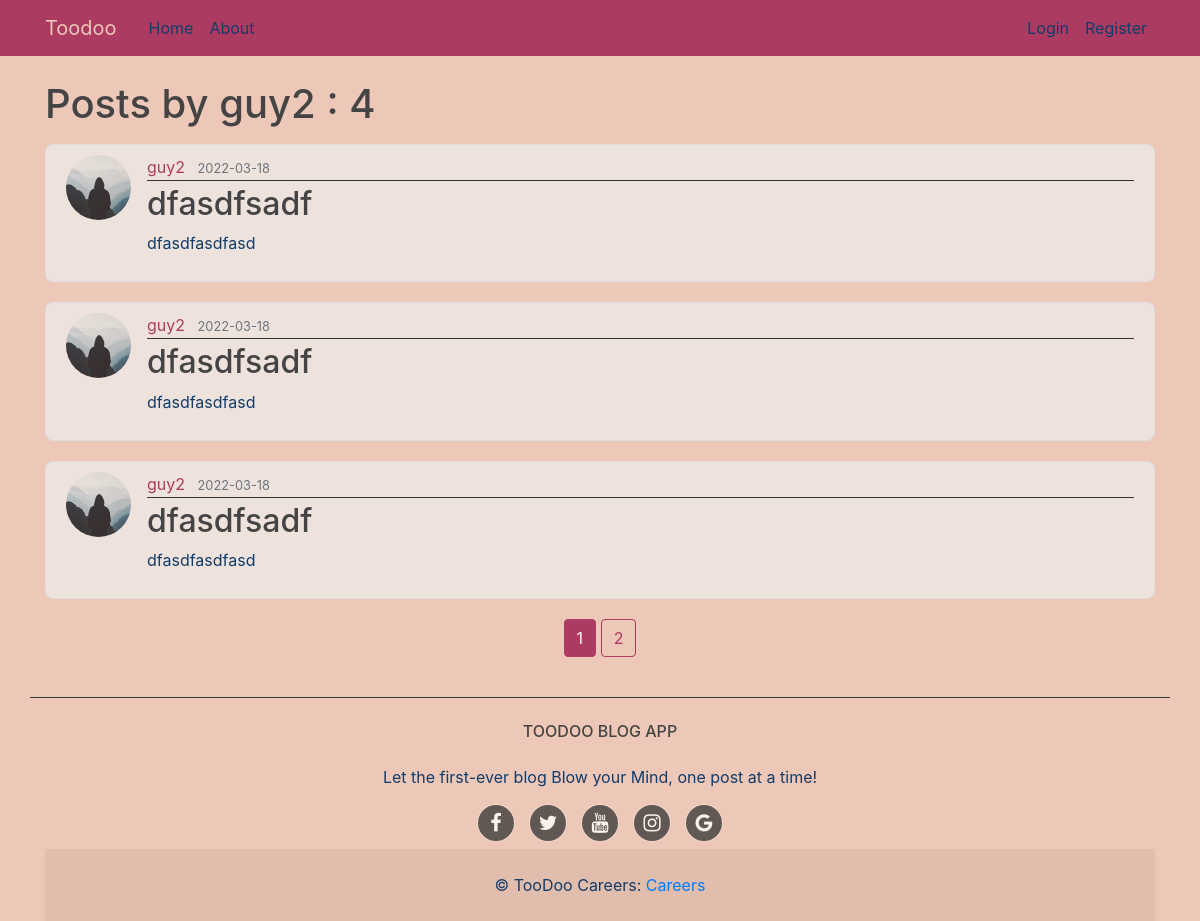
The page /user/guy2 on the database its author committed.
### flask_blog/models.py (models this page shows, shortened)
class User(db.Model, UserMixin):
    id = db.Column(db.Integer, primary_key=True)
    username = db.Column(db.String(20), unique=True, nullable=False)
    email = db.Column(db.String(120), unique=True, nullable=False)
    image_file = db.Column(db.String(20), nullable=False,
                           default='default.jpeg')
    password = db.Column(db.String(60), nullable=False)
    posts = db.relationship('Post', backref='author', lazy=True)

class Post(db.Model):
    id = db.Column(db.Integer, primary_key=True)
    title = db.Column(db.String(100), nullable=False)
    date_posted = db.Column(db.DateTime, nullable=False,
                            default=datetime.utcnow)
    content = db.Column(db.Text, nullable=False)
    user_id = db.Column(db.Integer, db.ForeignKey('user.id'), nullable=False)

### flask_blog/users/routes.py (the view)
@users.route('/user/<string:username>')
def user_posts(username):
    page,user,posts = controller.fetch_users_posts(username=username)
    return render_template('users/user_posts.html', posts=posts, user=user,page=page)

### flask_blog/controller.py (called while the page is built)
def fetch_users_posts(username):
    page = request.args.get('page', 1, type=int)
    user = User.query.filter_by(username=username).first_or_404()
    posts = Post.query.filter_by(author=user)\
        .order_by((Post.date_posted.desc()))\
        .paginate(page=page, per_page=3)
    return page,user,posts

### flask_blog/templates/users/user_posts.html
{% extends 'layouts/layout.html'%}
{% block content%}
<h1 class="mb-3"> Posts by {{ user.username }} : {{ posts.total }}</h1>
    {% for post in posts.items %}
      {% include 'layouts/post_layout.html' %}
    {% endfor %}
  {% include "layouts/pagination_layout_user.html"%}
{%endblock%}

### flask_blog/templates/layouts/layout.html (shortened to what this page needs)
<!DOCTYPE html>
<html>
<head>
    <link rel="stylesheet" href="https://maxcdn.bootstrapcdn.com/bootstrap/4.0.0/css/bootstrap.min.css">
    <link rel="stylesheet" href="https://cdnjs.cloudflare.com/ajax/libs/font-awesome/4.7.0/css/font-awesome.min.css">
    <link rel="stylesheet" type="text/css" href="{{ url_for('static', filename='main.css') }}">
</head>
<body>
    <header class="site-header">
      <nav class="navbar navbar-expand-md navbar-dark bg-steel fixed-top">
        <div class="container">
          <a class="navbar-brand mr-4" href="/">Toodoo</a>
          <div class="collapse navbar-collapse" id="navbarToggle">
            <div class="navbar-nav mr-auto">
              <a class="nav-item nav-link" href="{{ url_for('main.home') }}">Home</a>
              <a class="nav-item nav-link" href="{{ url_for('main.about') }}">About</a>
            </div>
            <div class="navbar-nav">
              {% if current_user.is_authenticated %}
                <a class="nav-item nav-link" href="{{ url_for('posts.new_post') }}">New Post</a>
                <a class="nav-item nav-link" href="{{ url_for('users.account') }}">Account</a>
                <a class="nav-item nav-link" href="{{ url_for('users.logout') }}">Logout</a>
              {% else %}
                <a class="nav-item nav-link" href="{{ url_for('users.login') }}">Login</a>
                <a class="nav-item nav-link" href="{{ url_for('users.register') }}">Register</a>
              {% endif %}
            </div>
          </div>
        </div>
      </nav>
    </header>
    <main role="main" class="container">
      <div class="row">
        <div class="col-md-12 col-sm-12">
          {% block content %}{% endblock %}
        </div>
      </div>
      <div class="row">
        <div class="text-center col-md-12 col-sm-12 border-top border-dark mt-3">
                  <h6 class="text-uppercase fw-bold mb-4 mt-4">
                      TooDoo Blog App
                  </h6>
                <p>
              Let the first-ever blog Blow your Mind, one post at a time!
            </p>
            <div class="col item social"><a href="http://www.facebook.com"><i class="fa fa-facebook"></i></a><a href="http://www.twitter.com"><i class="fa fa-twitter"></i></a><a href="http://www.youtube.com"><i class="fa fa-youtube"></i></a><a href="http://www.instagram.com"><i class="fa fa-instagram"></i></a><a href="http://www.google.com"><i class="fa fa-google"></i></a></div>
        </div>
      </div>
      <div class="text-center p-4 mt-2" style="background-color: rgba(0, 0, 0, 0.05);">
      © TooDoo Careers:
      <a class="text-reset fw-bold" href="#">Careers</a>
      </div>
    </main>
</body>
</html>

### flask_blog/templates/layouts/post_layout.html (shortened to what this page needs)
<article class="media content-section">
    <img class="rounded-circle article-img" src="{{ url_for('static', filename='profile_pics/' + post.author.image_file) }}">
    <div class="media-body">
      <div class="article-metadata">
        <a class="mr-2" href="{{ url_for('users.user_posts', username=post.author.username) }}">{{ post.author.username }}</a>
        <small class="text-muted">{{ post.date_posted.strftime('%Y-%m-%d') }}</small>
      </div>
      <h2><a class="article-title" href="{{ url_for('posts.post', post_id=post.id) }}">{{ post.title }}</a></h2>
      <p class="article-content">{{ post.content }}</p>
    </div>
  </article>

### flask_blog/templates/layouts/pagination_layout_user.html
<div class="col text-center">
    {% for page_num in posts.iter_pages() %}
      {% if page_num %}
        {% if posts.page == page_num %}
        <a class="btn btn-info mb-4" href="{{url_for('users.user_posts', username = user.username, page=page_num)}}">{{ page_num }}</a>
        {% else %}
      <a class=" btn btn-outline-info mb-4" href="{{url_for('users.user_posts', username = user.username, page=page_num)}}">{{ page_num }}</a>
      {% endif %}
      {% else %}
        ...
      {% endif %}
    {% endfor %}
  </div>

### flask_blog/static/main.css (style rules this page uses)
body { background: #edc7b7; color: #123c69; margin-top: 5rem; height: 100vh; }
h1, h2, h3, h4, h5, h6 { color: #444444; }
.container { height: 100%; }
.bg-steel { background-color: #ac3b61; }
.site-header .navbar-nav .nav-link { color: #123c69; }
.content-section { width: 100%; background: #eee2dc; padding: 10px 20px; border: 1px solid #dddddd; border-radius: 8px; margin-bottom: 20px; }
.media-body h2 { width: 100%; }
a.article-title { color: #444444; }
article a.mr-2 { color: #ac3b61; }
.article-content { white-space: pre-line; max-width: 100%; }
.article-img { height: 65px; width: 65px; margin-right: 16px; }
.article-metadata { padding-bottom: 1px; margin-bottom: 4px; border-bottom: 0.05px solid #333; }
.navbar-brand { color: #edc7b7 !important; }
.btn.btn-danger, .btn.btn-info { color: #fff !important; border: 1px solid #ac3b61 !important; background-color: #ac3b61 !important; }
.btn.btn-outline-info { color: #ac3b61 !important; border: 1px solid #ac3b61 !important; }
.media-body { margin: 0; width: 100% !important; }
.col.item.social > a { background-color: #333; font-size: 20px; width: 36px; height: 36px; line-height: 36px; display: inline-block; text-align: center; border-radius: 50%; box-shadow: 0 0 0 1px rgba(255, 255, 255, 0.4); margin: 0 8px; color: #fff; opacity: 0.75; }

### rows shown on the page
User: username "guy2"
Post: image_file (placeholder picture), author.username "guy2", date_posted "2022-03-18", title "dfasdfsadf", content "dfasdfasdfasd"
Post: image_file (placeholder picture), author.username "guy2", date_posted "2022-03-18", title "dfasdfsadf", content "dfasdfasdfasd"
Post: image_file (placeholder picture), author.username "guy2", date_posted "2022-03-18", title "dfasdfsadf", content "dfasdfasdfasd"

### other values the page prints
{{ posts.total }} "4"
{{ page_num }} "1"
{{ page_num }} "2"
